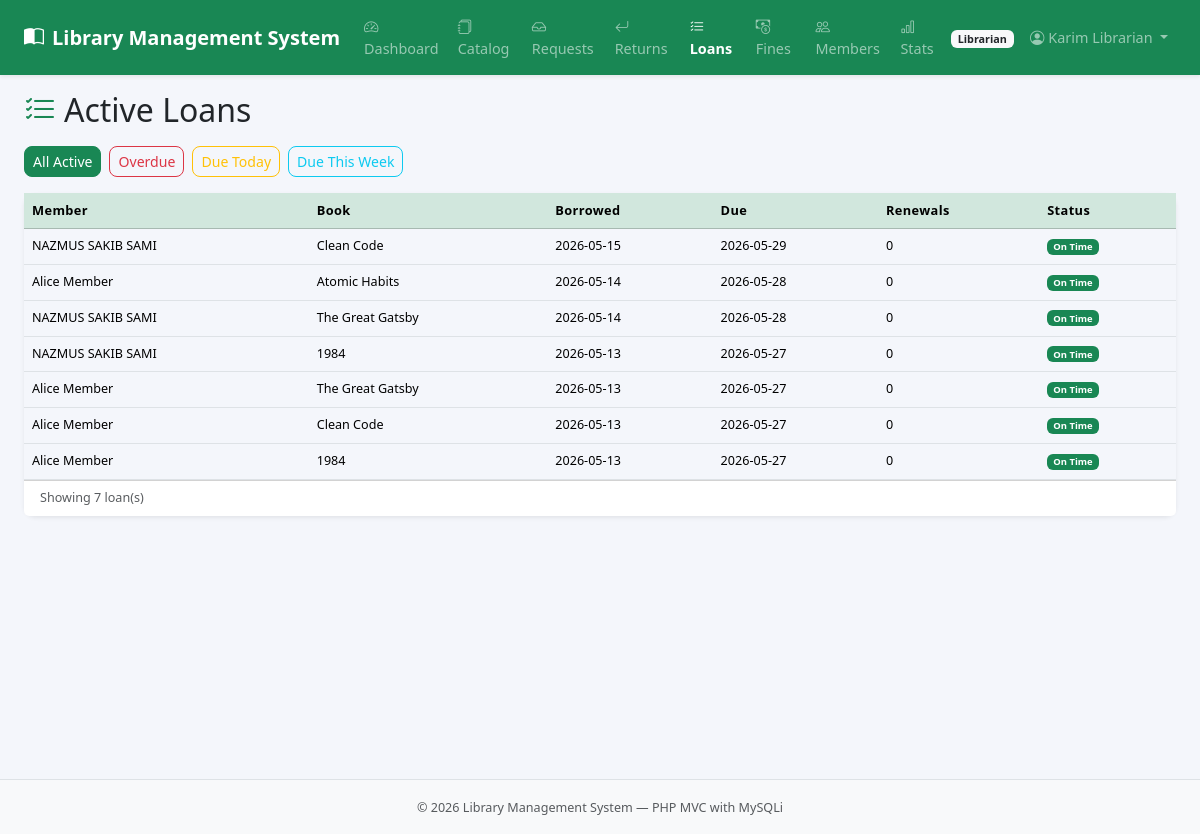
The app's page /index.php?page=librarian_loans (signed in) with its own data.
### tables this page shows
CREATE TABLE `borrow_records` (
  `id` int(11) NOT NULL,
  `member_id` int(11) NOT NULL,
  `book_id` int(11) NOT NULL,
  `branch_id` int(11) NOT NULL,
  `librarian_id` int(11) DEFAULT NULL,
  `status` enum('pending','active','returned','rejected') NOT NULL DEFAULT 'pending',
  `borrow_date` date DEFAULT NULL,
  `due_date` date DEFAULT NULL,
  `return_date` date DEFAULT NULL,
  `renewals_count` int(11) NOT NULL DEFAULT 0,
  `created_at` timestamp NOT NULL DEFAULT current_timestamp()
);

CREATE TABLE `users` (
  `id` int(11) NOT NULL,
  `name` varchar(150) NOT NULL,
  `email` varchar(150) NOT NULL,
  `password_hash` varchar(255) NOT NULL,
  `phone` varchar(25) DEFAULT NULL,
  `role` enum('member','librarian','branch_manager','admin') NOT NULL DEFAULT 'member',
  `profile_pic` varchar(255) DEFAULT NULL,
  `branch_id` int(11) DEFAULT NULL,
  `is_active` tinyint(1) NOT NULL DEFAULT 1,
  `created_at` timestamp NOT NULL DEFAULT current_timestamp()
);

CREATE TABLE `books` (
  `id` int(11) NOT NULL,
  `title` varchar(255) NOT NULL,
  `author` varchar(150) NOT NULL,
  `isbn` varchar(25) NOT NULL,
  `genre_id` int(11) DEFAULT NULL,
  `publisher` varchar(150) DEFAULT NULL,
  `published_year` year(4) DEFAULT NULL,
  `description` text DEFAULT NULL,
  `cover_image_path` varchar(255) DEFAULT NULL,
  `created_at` timestamp NOT NULL DEFAULT current_timestamp()
);

### app/controller/librarian/active_loans.php (called while the page is built, shortened)
<?php
require_once __DIR__ . '/../../model/BorrowModel.php';
$branchId  = (int)$_SESSION['branch_id'];
$filter    = $_GET['filter'] ?? '';
$borrowModel = new BorrowModel($conn);
$loans     = $borrowModel->getByBranch($branchId, 'active', $filter);
require __DIR__ . '/../../view/shared/header.php';
require __DIR__ . '/../../view/librarian/active_loans.php';
require __DIR__ . '/../../view/shared/footer.php';

### app/model/BorrowModel.php (called while the page is built, shortened)
<?php
class BorrowModel {
    private mysqli $db;
    public function __construct(mysqli $db) {
        $this->db = $db;
    }
    private function baseSelect(): string {
        return "SELECT br.*,
                    u.name AS member_name, u.email AS member_email, u.phone AS member_phone,
                    b.title AS book_title, b.author AS book_author, b.isbn,
                    bn.name AS branch_name,
                    lib.name AS librarian_name
                FROM borrow_records br
                JOIN users u    ON br.member_id = u.id
                JOIN books b    ON br.book_id   = b.id
                JOIN branches bn ON br.branch_id = bn.id
                LEFT JOIN users lib ON br.librarian_id = lib.id";
    }
    public function getByBranch(int $branchId, string $status = '', string $filter = ''): array {
        $sql = $this->baseSelect() . " WHERE br.branch_id = ?";
        if ($status) $sql .= " AND br.status = '$status'";
        $sql  .= " ORDER BY br.created_at DESC";
        $stmt  = $this->db->prepare($sql);
        $stmt->bind_param('i', $branchId);
        $stmt->execute();
        $rows = $stmt->get_result()->fetch_all(MYSQLI_ASSOC);
        return $rows;
    }
}

### config/app.php (called while the page is built, shortened)
<?php
function e(string $s): string {
    return htmlspecialchars($s, ENT_QUOTES, 'UTF-8');
}

### app/view/librarian/active_loans.php (the view, shortened to what this page needs)
<div class="d-flex justify-content-between align-items-center mb-3">
  <h2 class="mb-0"><i class="bi bi-list-check me-2 text-success"></i>Active Loans</h2>
</div>
<div class="mb-3 d-flex gap-2 flex-wrap">
  <a href="<?= BASE_URL ?>index.php?page=librarian_loans" class="btn btn-sm btn-<?= $filter===''?'success':'outline-success' ?>">All Active</a>
  <a href="<?= BASE_URL ?>index.php?page=librarian_loans&filter=overdue" class="btn btn-sm btn-<?= $filter==='overdue'?'danger':'outline-danger' ?>">Overdue</a>
  <a href="<?= BASE_URL ?>index.php?page=librarian_loans&filter=due_today" class="btn btn-sm btn-<?= $filter==='due_today'?'warning':'outline-warning' ?>">Due Today</a>
  <a href="<?= BASE_URL ?>index.php?page=librarian_loans&filter=due_week" class="btn btn-sm btn-<?= $filter==='due_week'?'info':'outline-info' ?>">Due This Week</a>
</div>
<div class="card border-0 shadow-sm"><div class="card-body p-0">
  <?php if(empty($loans)): ?><p class="text-muted text-center py-5">No loans match this filter.</p>
  <?php else: ?>
  <div class="table-responsive"><table class="table table-hover align-middle mb-0 small">
    <thead class="table-success"><tr><th>Member</th><th>Book</th><th>Borrowed</th><th>Due</th><th>Renewals</th><th>Status</th></tr></thead>
    <tbody>
    <?php foreach($loans as $l):
      $overdue = $l['due_date'] < date('Y-m-d');
    ?>
    <tr class="<?= $overdue?'table-danger':'' ?>">
      <td><?= e($l['member_name']) ?></td>
      <td><?= e($l['book_title']) ?></td>
      <td><?= e($l['borrow_date']) ?></td>
      <td class="<?= $overdue?'fw-bold':'' ?>"><?= e($l['due_date']) ?></td>
      <td><?= $l['renewals_count'] ?></td>
      <td><?= $overdue?'<span class="badge bg-danger">Overdue</span>':'<span class="badge bg-success">On Time</span>' ?></td>
    </tr>
    <?php endforeach; ?>
    </tbody>
  </table></div>
  <div class="card-footer bg-white text-muted small">Showing <?= count($loans) ?> loan(s)</div>
  <?php endif; ?>
</div></div>

### public/css/style.css (style rules this page uses)
:root { --bs-body-bg: #f4f6fb; }
body { background: #f4f6fb; font-family: 'Segoe UI', sans-serif; font-size: .9rem; }
.card { border-radius: 12px; }
.table th { font-size: .80rem; letter-spacing: .03em; white-space: nowrap; font-weight: 600; }
.btn { border-radius: 8px; font-size: .88rem; }

### records on screen
borrow_records: member.name "NAZMUS SAKIB SAMI", book.title "Clean Code", borrow_date "2026-05-15", due_date "2026-05-29", renewals_count "0", shows "On Time"
borrow_records: member.name "Alice Member", book.title "Atomic Habits", borrow_date "2026-05-14", due_date "2026-05-28", renewals_count "0", shows "On Time"
borrow_records: member.name "NAZMUS SAKIB SAMI", book.title "The Great Gatsby", borrow_date "2026-05-14", due_date "2026-05-28", renewals_count "0", shows "On Time"
borrow_records: member.name "NAZMUS SAKIB SAMI", book.title "1984", borrow_date "2026-05-13", due_date "2026-05-27", renewals_count "0", shows "On Time"
borrow_records: member.name "Alice Member", book.title "The Great Gatsby", borrow_date "2026-05-13", due_date "2026-05-27", renewals_count "0", shows "On Time"
borrow_records: member.name "Alice Member", book.title "Clean Code", borrow_date "2026-05-13", due_date "2026-05-27", renewals_count "0", shows "On Time"
borrow_records: member.name "Alice Member", book.title "1984", borrow_date "2026-05-13", due_date "2026-05-27", renewals_count "0", shows "On Time"

### other values on screen
APP_NAME "Library Management System"
$navRole "Librarian"
$_SESSION['user_name'] "Karim Librarian"
count($loans) "7"
